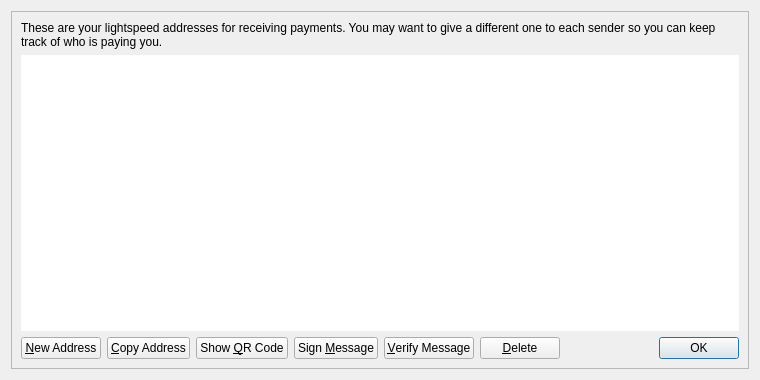
<?xml version="1.0" encoding="UTF-8"?>
<ui version="4.0">
 <class>AddressBookPage</class>
 <widget class="QWidget" name="AddressBookPage">
  <property name="geometry">
   <rect>
    <x>0</x>
    <y>0</y>
    <width>760</width>
    <height>380</height>
   </rect>
  </property>
  <property name="windowTitle">
   <string>Address Book</string>
  </property>
  <layout class="QVBoxLayout" name="verticalLayout_2">
   <item>
    <widget class="QFrame" name="frameMain">
     <property name="frameShape">
      <enum>QFrame::StyledPanel</enum>
     </property>
     <property name="frameShadow">
      <enum>QFrame::Raised</enum>
     </property>
     <layout class="QVBoxLayout" name="verticalLayout">
      <item>
       <widget class="QLabel" name="labelExplanation">
        <property name="text">
         <string>These are your lightspeed addresses for receiving payments. You may want to give a different one to each sender so you can keep track of who is paying you.</string>
        </property>
        <property name="textFormat">
         <enum>Qt::PlainText</enum>
        </property>
        <property name="wordWrap">
         <bool>true</bool>
        </property>
       </widget>
      </item>
      <item>
       <widget class="QTableView" name="tableView">
        <property name="contextMenuPolicy">
         <enum>Qt::CustomContextMenu</enum>
        </property>
        <property name="toolTip">
         <string>Double-click to edit address or label</string>
        </property>
        <property name="frameShape">
         <enum>QFrame::NoFrame</enum>
        </property>
        <property name="tabKeyNavigation">
         <bool>false</bool>
        </property>
        <property name="alternatingRowColors">
         <bool>true</bool>
        </property>
        <property name="selectionMode">
         <enum>QAbstractItemView::SingleSelection</enum>
        </property>
        <property name="selectionBehavior">
         <enum>QAbstractItemView::SelectRows</enum>
        </property>
        <property name="sortingEnabled">
         <bool>true</bool>
        </property>
        <attribute name="verticalHeaderVisible">
         <bool>false</bool>
        </attribute>
       </widget>
      </item>
      <item>
       <layout class="QHBoxLayout" name="horizontalLayout">
        <item>
         <widget class="QPushButton" name="newAddressButton">
          <property name="toolTip">
           <string>Create a new address</string>
          </property>
          <property name="text">
           <string>&amp;New Address</string>
          </property>
          <property name="icon">
           <iconset resource="../lightspeed.qrc">
            <normaloff>:/icons/add</normaloff>:/icons/add</iconset>
          </property>
         </widget>
        </item>
        <item>
         <widget class="QPushButton" name="copyToClipboard">
          <property name="toolTip">
           <string>Copy the currently selected address to the system clipboard</string>
          </property>
          <property name="text">
           <string>&amp;Copy Address</string>
          </property>
          <property name="icon">
           <iconset resource="../lightspeed.qrc">
            <normaloff>:/icons/editcopy</normaloff>:/icons/editcopy</iconset>
          </property>
         </widget>
        </item>
        <item>
         <widget class="QPushButton" name="showQRCode">
          <property name="text">
           <string>Show &amp;QR Code</string>
          </property>
          <property name="icon">
           <iconset resource="../lightspeed.qrc">
            <normaloff>:/icons/qrcode</normaloff>:/icons/qrcode</iconset>
          </property>
         </widget>
        </item>
        <item>
         <widget class="QPushButton" name="signMessage">
          <property name="toolTip">
           <string>Sign a message to prove you own a lightspeed address</string>
          </property>
          <property name="text">
           <string>Sign &amp;Message</string>
          </property>
          <property name="icon">
           <iconset resource="../lightspeed.qrc">
            <normaloff>:/icons/edit</normaloff>:/icons/edit</iconset>
          </property>
         </widget>
        </item>
        <item>
         <widget class="QPushButton" name="verifyMessage">
          <property name="toolTip">
           <string>Verify a message to ensure it was signed with a specified lightspeed address</string>
          </property>
          <property name="text">
           <string>&amp;Verify Message</string>
          </property>
          <property name="icon">
           <iconset resource="../lightspeed.qrc">
            <normaloff>:/icons/transaction_0</normaloff>:/icons/transaction_0</iconset>
          </property>
         </widget>
        </item>
        <item>
         <widget class="QPushButton" name="deleteButton">
          <property name="toolTip">
           <string>Delete the currently selected address from the list</string>
          </property>
          <property name="text">
           <string>&amp;Delete</string>
          </property>
          <property name="icon">
           <iconset resource="../lightspeed.qrc">
            <normaloff>:/icons/remove</normaloff>:/icons/remove</iconset>
          </property>
         </widget>
        </item>
        <item>
         <spacer name="horizontalSpacer">
          <property name="orientation">
           <enum>Qt::Horizontal</enum>
          </property>
          <property name="sizeHint" stdset="0">
           <size>
            <width>40</width>
            <height>20</height>
           </size>
          </property>
         </spacer>
        </item>
        <item>
         <widget class="QDialogButtonBox" name="buttonBox">
          <property name="sizePolicy">
           <sizepolicy hsizetype="Maximum" vsizetype="Fixed">
            <horstretch>0</horstretch>
            <verstretch>0</verstretch>
           </sizepolicy>
          </property>
          <property name="standardButtons">
           <set>QDialogButtonBox::Ok</set>
          </property>
         </widget>
        </item>
       </layout>
      </item>
     </layout>
    </widget>
   </item>
  </layout>
 </widget>
 <resources>
  <include location="../lightspeed.qrc"/>
 </resources>
 <connections/>
</ui>
